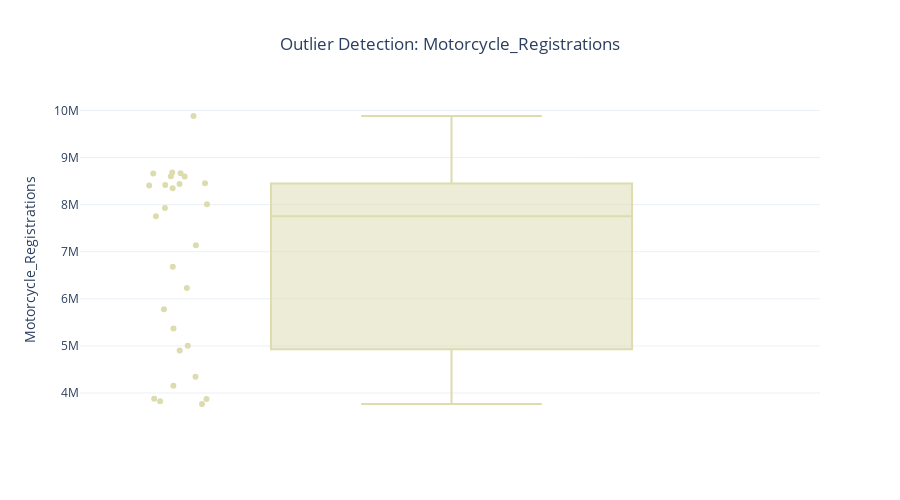

Notebook cell for this chart:
### Code cell
''' Outlier Detection for Motorcycle Registrations using Z-Score Method and Box Plot '''

# Use an existing column name from the DataFrame (e.g., "Car")
col_name = "Motorcycle_Registrations"

# Compute Z-score for the selected column
registrations["Z_motorcycle_registrations"] = (
    (registrations[col_name] - registrations[col_name].mean())
    / registrations[col_name].std()
)

# Flag potential outliers (|Z| > 3)
registrations_outliers = registrations[np.abs(registrations["Z_motorcycle_registrations"]) > 3]
print(f"Detected {len(registrations_outliers)} potential outliers in '{col_name}' registrations.")
display(registrations_outliers[["Year", col_name, "Z_motorcycle_registrations"]])

# visual outlier detection with box plot
figvr4 = px.box(
    registrations,
    y=col_name,
    title=f"Outlier Detection: {col_name}",
    points="all",
    color_discrete_sequence=[colors["registrations"]]
)
figvr4.update_layout(template="plotly_white", title_x=0.5, height=500)
figvr4.show()

### Figure 1 — Plotly figure (JSON) as saved in the notebook; plotly's stock layout.template omitted (floating-point values rounded to 4 significant figures)
{"data": [{"alignmentgroup": "True", "boxpoints": "all", "hovertemplate": "Motorcycle_Registrations=%{y}<extra></extra>", "legendgroup": "", "marker": {"color": "#DCDCAF"}, "name": "", "notched": false, "offsetgroup": "", "orientation": "v", "showlegend": false, "type": "box", "x0": " ", "xaxis": "x", "y": [3767000.0, 3871000.0, 3826000.0, 3879000.0, 4152000.0, 4346000.0, 4903000.0, 5004000.0, 5370000.0, 5781000.0, 6227000.0, 6679000.0, 7138000.0, 7753000.0, 7930000.0, 8010000.0, 8438000.0, 8455000.0, 8405000.0, 8418000.0, 8601000.0, 8679000.0, 8664000.0, 8660000.0, 8596000.0, 8347000.0, 9881000.0], "y0": " ", "yaxis": "y"}], "layout": {"boxmode": "group", "height": 500, "legend": {"tracegroupgap": 0}, "title": {"text": "Outlier Detection: Motorcycle_Registrations", "x": 0.5}, "xaxis": {"anchor": "y", "domain": [0, 1]}, "yaxis": {"anchor": "x", "domain": [0, 1], "title": {"text": "Motorcycle_Registrations"}}}}
